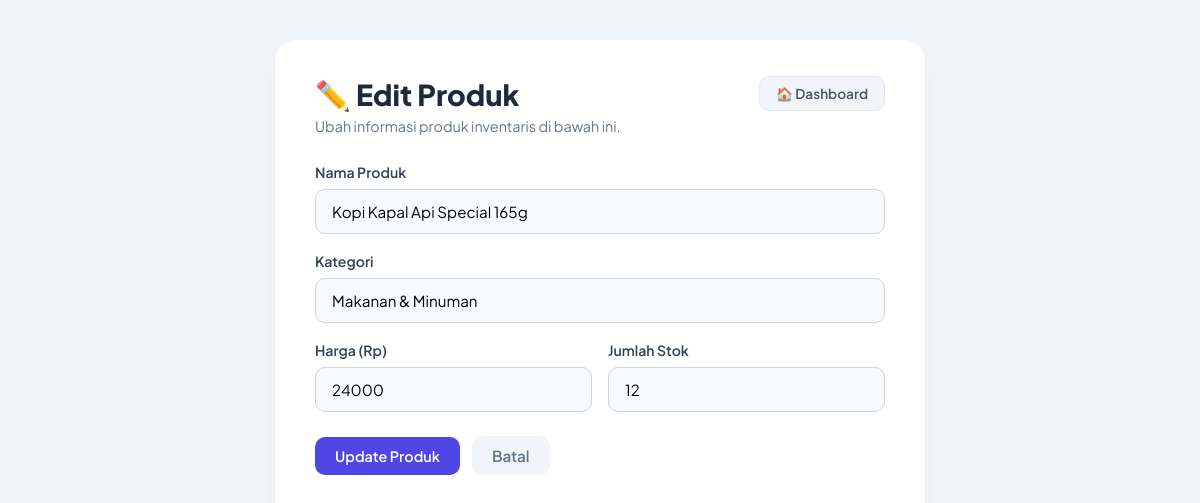
/edit.php?id=11, run on the app's committed database.
### tables this page shows
CREATE TABLE IF NOT EXISTS `products` (
  `id` int NOT NULL AUTO_INCREMENT,
  `nama_produk` varchar(100) NOT NULL,
  `kategori` varchar(50) NOT NULL,
  `harga` decimal(10,2) NOT NULL,
  `stok` int NOT NULL,
  PRIMARY KEY (`id`)
);

### public/edit.php (the view, shortened to what this page needs)
<?php
require_once '../config/db.php';
$id = $_GET['id'] ?? 0;
$query = "SELECT * FROM products WHERE id = $id";
$result = mysqli_query($conn, $query);
$data = mysqli_fetch_assoc($result);
$nama = $data['nama_produk'] ?? $data['name'] ?? '';
$kat  = $data['kategori'] ?? $data['category'] ?? '';
$hrg  = (int)($data['harga'] ?? $data['price'] ?? 0);
$stk  = (int)($data['stok'] ?? $data['stock'] ?? 0);
?>
<!DOCTYPE html>
<html lang="id">
<head>
    <link rel="stylesheet" href="style.css?v=2">
</head>
<body>
    <div class="container" style="max-width: 650px;">
        <div class="header-section">
            <div class="header-title">
                <h1>✏️ Edit Produk</h1>
                <p>Ubah informasi produk inventaris di bawah ini.</p>
            </div>
            <a href="index.php" class="badge-dashboard" style="text-decoration: none; display: inline-block;">
                🏠 Dashboard
            </a>
        </div>
        <form action="" method="POST">
            <div style="margin-bottom: 18px;">
                <label style="display: block; font-size: 0.88rem; font-weight: 600; color: #334155; margin-bottom: 8px;">Nama Produk</label>
                <input type="text" name="nama_produk" value="<?= htmlspecialchars($nama); ?>" required style="width: 100%; padding: 12px 16px; border: 1px solid #cbd5e1; border-radius: 10px; font-size: 0.95rem; outline: none; background-color: #f8fafc;">
            </div>
            <div style="margin-bottom: 18px;">
                <label style="display: block; font-size: 0.88rem; font-weight: 600; color: #334155; margin-bottom: 8px;">Kategori</label>
                <input type="text" name="kategori" value="<?= htmlspecialchars($kat); ?>" required style="width: 100%; padding: 12px 16px; border: 1px solid #cbd5e1; border-radius: 10px; font-size: 0.95rem; outline: none; background-color: #f8fafc;">
            </div>
            <div style="display: grid; grid-template-columns: 1fr 1fr; gap: 16px; margin-bottom: 24px;">
                <div>
                    <label style="display: block; font-size: 0.88rem; font-weight: 600; color: #334155; margin-bottom: 8px;">Harga (Rp)</label>
                    <input type="number" name="harga" value="<?= $hrg; ?>" required style="width: 100%; padding: 12px 16px; border: 1px solid #cbd5e1; border-radius: 10px; font-size: 0.95rem; outline: none; background-color: #f8fafc;">
                </div>
                <div>
                    <label style="display: block; font-size: 0.88rem; font-weight: 600; color: #334155; margin-bottom: 8px;">Jumlah Stok</label>
                    <input type="number" name="stok" value="<?= $stk; ?>" required style="width: 100%; padding: 12px 16px; border: 1px solid #cbd5e1; border-radius: 10px; font-size: 0.95rem; outline: none; background-color: #f8fafc;">
                </div>
            </div>
            <div style="display: flex; align-items: center; gap: 12px;">
                <button type="submit" name="submit" class="btn-add" style="border: none; cursor: pointer;">Update Produk</button>
                <a href="index.php" style="color: #64748b; text-decoration: none; font-weight: 600; font-size: 0.95rem; padding: 10px 20px; border-radius: 10px; background-color: #f1f5f9;">Batal</a>
            </div>
        </form>
    </div>
</body>
</html>

### public/style.css (style rules this page uses)
* { margin: 0; padding: 0; box-sizing: border-box; font-family: 'Plus Jakarta Sans', sans-serif; }
body { background-color: #f1f5f9; color: #334155; padding: 40px 20px; display: flex; justify-content: center; min-height: 100vh; }
.container { width: 100%; max-width: 1100px; background: #ffffff; border-radius: 20px; padding: 36px 40px; box-shadow: 0 10px 25px -5px rgba(0, 0, 0, 0.05); }
.header-section { display: flex; justify-content: space-between; align-items: flex-start; margin-bottom: 28px; }
.header-title h1 { font-size: 1.8rem; font-weight: 800; color: #1e293b; display: flex; align-items: center; gap: 10px; }
.header-title p { color: #64748b; font-size: 0.9rem; margin-top: 4px; }
.badge-dashboard { background-color: #f1f5f9; color: #475569; padding: 8px 16px; border-radius: 10px; font-size: 0.85rem; font-weight: 600; border: 1px solid #e2e8f0; }
.btn-add { background-color: #4f46e5; color: #ffffff; padding: 10px 20px; border-radius: 10px; text-decoration: none; font-weight: 600; font-size: 0.9rem; }

### data on the page
products: nama_produk "Kopi Kapal Api Special 165g", kategori "Makanan & Minuman", harga "24000", stok "12"
